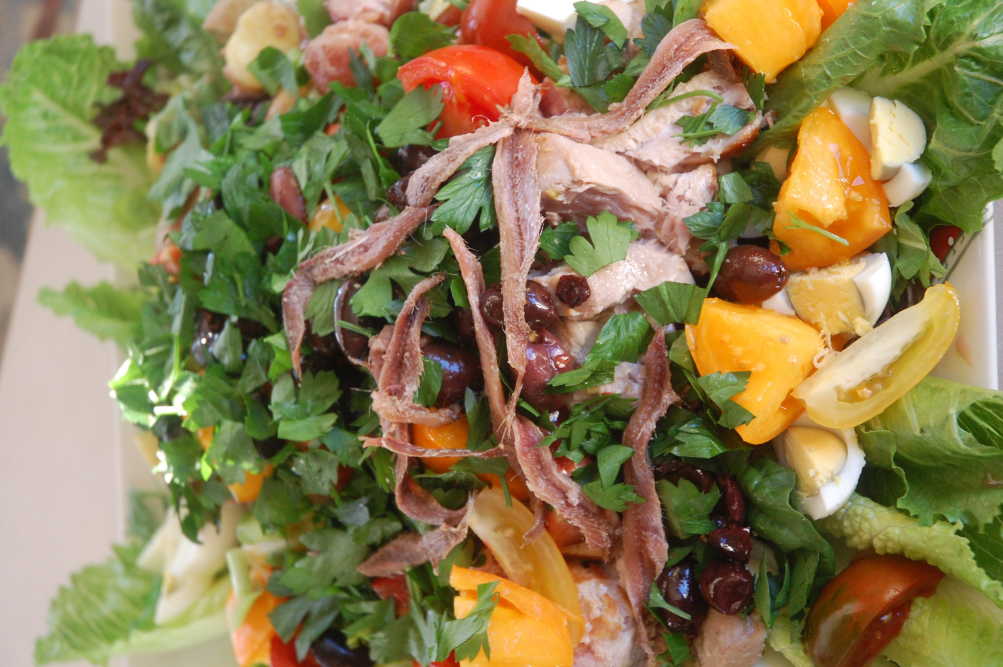
#> input picture py3mmscyops2/DATA/salad.jpeg, 3008 x 2000 px (shown at 1/3 size)
$ python salad_thumb.py
#> lines starting #> are read from the running program, lines starting #| are printed output that depends on the picture
#!/usr/bin/env python
"""

@author: jstrick
Created on Sat Jun 15 03:51:37 2013

"""
from PIL import Image

im = Image.open('../DATA/salad.jpeg')
#> im is the input picture: PIL image 3008x2000 RGB; mean R, G, B 139.1, 126.2, 82

size = 50, 50
im.thumbnail(size)
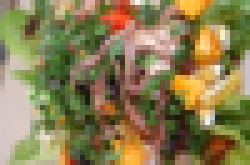
#> im: PIL image 50x33 RGB (shown 5 times larger); mean R, G, B 139.1, 126.2, 81.9
im.save('salad_thumb.jpg')

$ run again, with py3mmscyops2/DATA/felix_auto.jpeg copied over py3mmscyops2/DATA/salad.jpeg
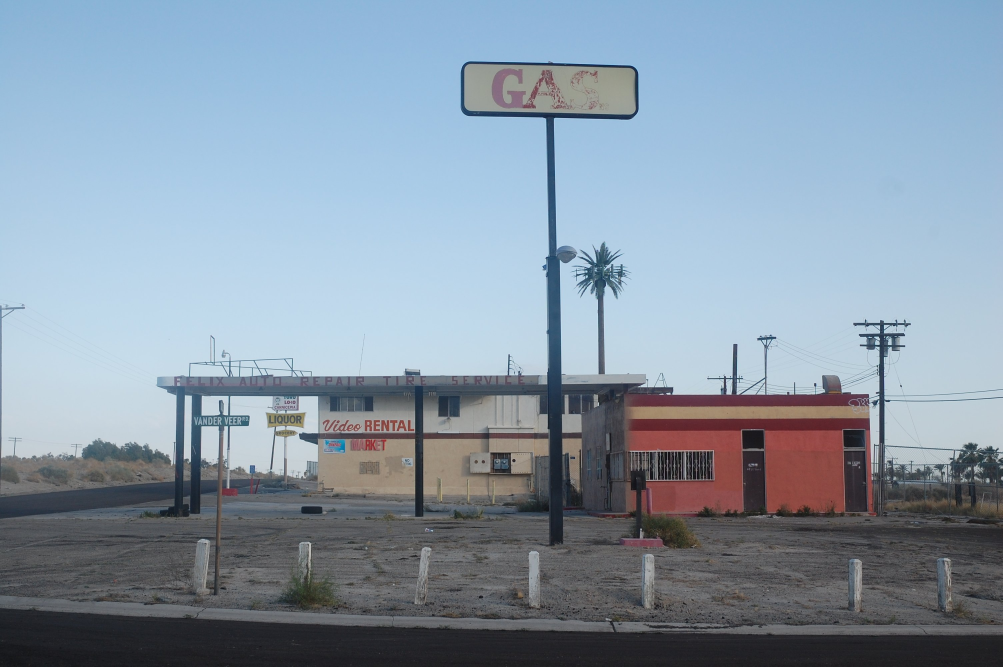
#> input picture py3mmscyops2/DATA/felix_auto.jpeg, 3008 x 2000 px (shown at 1/3 size)
#> im is the input picture: PIL image 3008x2000 RGB; mean R, G, B 135.5, 151.8, 167.2
#> `im.thumbnail(size)`:
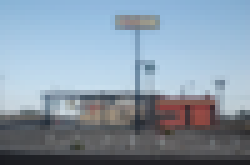
#> im: PIL image 50x33 RGB (shown 5 times larger); mean R, G, B 135.5, 151.8, 167.2
